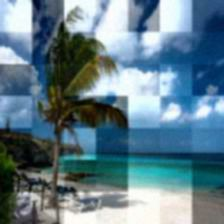
#> input picture data/control_v5/0005.png, 224 x 224 px, given as the content of the folder data/raw, which was not available
$ python build_degradation_control_v5.py
#> lines starting #> are read from the running program, lines starting #| are printed output that depends on the picture; pictures that were not available may be replaced by others from this repository, and a replacement may not be noted
#> in main, raw_bgr is the input picture: shape (224, 224, 3); mean B, G, R 139.6, 126.6, 98.5
### src/attacks/coefficient_attack.py
"""
Targeted coefficient-domain attack.

Perturbs the dominant SVD singular value of each DCT block inside the DWT
LL sub-band -- the exact coefficient DWT_DCT_SVD.embed() modifies to encode
a watermark bit. Image-in/image-out, no watermark awareness (same contract
as distortion.py's apply_distortion): works on any image, watermarked or not.

Unlike distortion.py (pixel-domain: resize/jpeg/noise/blur), this attacks
the embedding domain directly, so it can defeat the watermark without
requiring heavy generic degradation.

CLI: python -m src.attacks.coefficient_attack --input ... --output ...
"""

import argparse
import cv2
import numpy as np
import pywt
from pathlib import Path


def apply_coefficient_attack(
    image: np.ndarray,
    dwt_level: int = 2,
    block_size: int = 8,
    strength: float = 0.15,
) -> np.ndarray:
#> called with dwt_level = 2, block_size = 8, strength = 0.589
    rgb = cv2.cvtColor(image, cv2.COLOR_BGR2RGB).astype(np.float32)
    yuv = cv2.cvtColor(rgb, cv2.COLOR_RGB2YUV)
#> yuv: shape (224, 224, 3) float32; mean of channels 0, 1, 2 119.6, 10.3, -18.1
    y = yuv[:, :, 0]
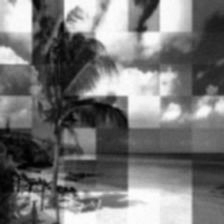
#> y: shape (224, 224) float32; min 0.587, max 254.5, mean 119.6

    coeffs = pywt.wavedec2(y, 'haar', level=dwt_level)
#> coeffs = 3 items
    LL, details = coeffs[0], coeffs[1:]
    h, w = LL.shape
#> h = 56; w = 56
    nb_h, nb_w = h // block_size, w // block_size
#> nb_h = 7; nb_w = 7

    LL_mod = LL.copy()
    for i in range(nb_h):
        for j in range(nb_w):
            r, c = i * block_size, j * block_size
            block = LL_mod[r:r + block_size, c:c + block_size]
            dct_block = cv2.dct(block)
            U, S, Vt = np.linalg.svd(dct_block, full_matrices=False)
            # Random re-perturbation of the exact coefficient the watermark
            # bit lives in -- scrambles the embedded up/down signal without
            # knowing which direction it was pushed.
            S[0] = S[0] * (1 + np.random.uniform(-strength, strength))
            dct_mod = U @ np.diag(S) @ Vt
            LL_mod[r:r + block_size, c:c + block_size] = cv2.idct(dct_mod)
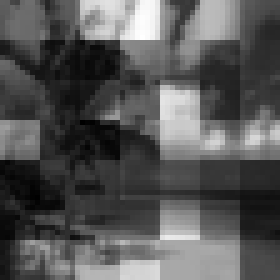
#> LL_mod: shape (56, 56) float32 (shown 5 times larger); min -42.52, max 1535.1, mean 495.2; drawn with min black and max white

    attacked_y = pywt.waverec2([LL_mod] + details, 'haar')
    attacked_y = np.clip(attacked_y[:h * (2 ** dwt_level), :w * (2 ** dwt_level)], 0, 255)
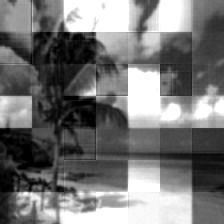
#> attacked_y: shape (224, 224) float32; min 0, max 255, mean 118.7

    yuv_out = yuv.copy()
    yuv_out[:, :, 0] = attacked_y
#> yuv_out: shape (224, 224, 3) float32; mean of channels 0, 1, 2 118.7, 10.3, -18.1
    rgb_out = cv2.cvtColor(yuv_out, cv2.COLOR_YUV2RGB)
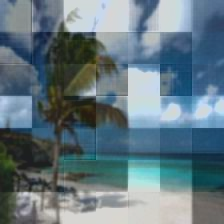
#> rgb_out: shape (224, 224, 3) float32; mean R, G, B 97.5, 125.6, 138.7; drawn with min black and max white
    rgb_out = np.clip(rgb_out, 0, 255).astype(np.uint8)
    return cv2.cvtColor(rgb_out, cv2.COLOR_RGB2BGR)


# [22 lines left out: functions run_attack_pipeline, main, not called in this run]


# [2 lines that do not run on import are left out]

### src/attacks/distortion.py
"""
Distortion attack: JPEG recompression + Gaussian noise + Gaussian blur + resize.
Supports multiple passes for stronger watermark removal.
CLI: python -m src.attacks.distortion --input ... --output ...
"""

import argparse
import cv2
import numpy as np
from pathlib import Path


def apply_distortion(
    image: np.ndarray,
    jpeg_quality: int = 30,
    gaussian_std: float = 15.0,
    blur_kernel: int = 5,
    resize_factor: float = 0.5,
) -> np.ndarray:
#> called with jpeg_quality = 8, gaussian_std = 30.18, blur_kernel = 1, resize_factor = 0.417
    h, w = image.shape[:2]
#> h = 224; w = 224

    # 1. Resize down + up (common real-world distortion)
    if resize_factor < 1.0:
        small = cv2.resize(image, (int(w * resize_factor), int(h * resize_factor)),
                           interpolation=cv2.INTER_AREA)
        image = cv2.resize(small, (w, h), interpolation=cv2.INTER_LINEAR)
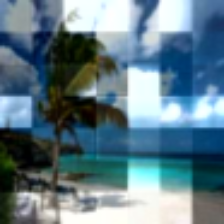
#> image: shape (224, 224, 3); mean B, G, R 136.9, 124.6, 97.6

    # 2. JPEG recompression
    encode_param = [int(cv2.IMWRITE_JPEG_QUALITY), jpeg_quality]
    _, enc = cv2.imencode('.jpg', image, encode_param)
#> enc = 2299 values, max 255 at index 0, min 0 at index 4, mean 107.6
    img = cv2.imdecode(enc, cv2.IMREAD_COLOR)

    # 3. Gaussian noise
    noise = np.random.normal(0, gaussian_std, img.shape).astype(np.float32)
    img = np.clip(img.astype(np.float32) + noise, 0, 255).astype(np.uint8)
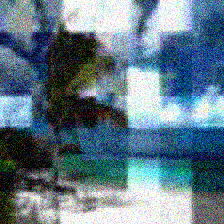
#> img: shape (224, 224, 3); mean B, G, R 137.1, 123, 99

    # 4. Gaussian blur
    if blur_kernel > 1:
        img = cv2.GaussianBlur(img, (blur_kernel, blur_kernel), 0)

    return img


def jpeg_reencode(image: np.ndarray, quality: int) -> np.ndarray:
    _, enc = cv2.imencode('.jpg', image, [int(cv2.IMWRITE_JPEG_QUALITY), quality])
    return cv2.imdecode(enc, cv2.IMREAD_COLOR)


# [35 lines left out: functions run_attack_pipeline, main, not called in this run]


# [2 lines that do not run on import are left out]

### src/watermark/embed.py
"""
DWT-DCT-SVD Watermarking with swappable interface.
CLI: python -m src.watermark.embed --input ... --output ... [--verify ...]
"""

import argparse
import cv2
import numpy as np
import pywt
from abc import ABC, abstractmethod
from pathlib import Path
from typing import Tuple


class WatermarkMethod(ABC):
    @abstractmethod
    def embed(self, image: np.ndarray, watermark: np.ndarray, alpha: float) -> np.ndarray:
        pass

    @abstractmethod
    def extract(self, watermarked: np.ndarray, original: np.ndarray, alpha: float) -> np.ndarray:
        pass

    # [4 lines left out: function verify, not called in this run]


class DWT_DCT_SVD(WatermarkMethod):
    # [4 lines left out: function __init__, not called in this run]

    def _dwt2(self, img: np.ndarray) -> Tuple[np.ndarray, list]:
        coeffs = pywt.wavedec2(img, self.wavelet, level=self.dwt_level)
        return coeffs[0], coeffs[1:]

    def _idwt2(self, LL: np.ndarray, details: list) -> np.ndarray:
        return pywt.waverec2([LL] + details, self.wavelet)

    # [64 lines left out: functions embed, extract, verify, not called in this run]


def generate_watermark(shape: Tuple[int, int], seed: int = 42) -> np.ndarray:
    np.random.seed(seed)
    return (np.random.rand(*shape) > 0.5).astype(np.float32)


def jpeg_reencode(image: np.ndarray, quality: int) -> np.ndarray:
#> called with quality = 80
    _, enc = cv2.imencode('.jpg', image, [int(cv2.IMWRITE_JPEG_QUALITY), quality])
    return cv2.imdecode(enc, cv2.IMREAD_COLOR)
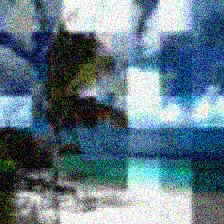
#> returned value: shape (224, 224, 3); mean B, G, R 136.9, 122.9, 99.3


# [78 lines left out: functions run_watermark_pipeline, verify_watermarks, main, not called in this run]


# [2 lines that do not run on import are left out]

### scripts/build_degradation_control_v5.py
"""
Task 1 control, v5: RNG-replay of build_verified_dataset_v5.py's exact
per-image draw sequence, applied to the raw (never watermarked) image.
Same coeff/generic attack severity per filename as its
watermarked_v5/removed_v5 counterpart -- watermark presence is the only
difference.

CLI: python scripts/build_degradation_control_v5.py --raw data/raw --out data/control_v5
"""

import argparse
import random
import cv2
import numpy as np
from pathlib import Path

from src.watermark.embed import generate_watermark, jpeg_reencode
from src.attacks.distortion import apply_distortion
from src.attacks.coefficient_attack import apply_coefficient_attack


def main():
    parser = argparse.ArgumentParser()
    parser.add_argument("--raw", type=Path, default=Path("data/raw"))
    parser.add_argument("--out", type=Path, default=Path("data/control_v5"))
    parser.add_argument("--img-size", type=int, default=224)
    parser.add_argument("--alpha", type=float, default=0.15)
    parser.add_argument("--block-size", type=int, default=8)
    parser.add_argument("--dwt-level", type=int, default=2)
    parser.add_argument("--seed", type=int, default=42)
    parser.add_argument("--save-quality", type=int, default=80)
    parser.add_argument("--coeff-strength-max", type=float, default=0.8)
    args = parser.parse_args()

    random.seed(args.seed)
    np.random.seed(args.seed)

    wm_shape = (args.img_size // (2 ** args.dwt_level) // args.block_size,) * 2
    generate_watermark(wm_shape, args.seed)

    args.out.mkdir(parents=True, exist_ok=True)

    n_saved = 0
    for img_path in sorted(args.raw.glob("*.png")):
        raw_bgr = cv2.imread(str(img_path))
        if raw_bgr is None:
            continue
        raw_bgr = cv2.resize(raw_bgr, (args.img_size, args.img_size), interpolation=cv2.INTER_AREA)

        num_passes = random.choice([0, 1, 1, 2, 2, 3, 4, 5])
        jpeg_quality = random.randint(5, 90)
        gaussian_std = random.uniform(2, 40)
        blur_kernel = random.choice([1, 1, 3, 5, 7, 9])
        resize_factor = random.uniform(0.25, 1.0)
        coeff_strength = random.uniform(0.0, args.coeff_strength_max)

        attacked = apply_coefficient_attack(raw_bgr, args.dwt_level, args.block_size, coeff_strength)
        for _ in range(num_passes):
            attacked = apply_distortion(attacked, jpeg_quality, gaussian_std, blur_kernel, resize_factor)
        attacked = jpeg_reencode(attacked, args.save_quality)

        cv2.imwrite(str(args.out / img_path.name), attacked)
        n_saved += 1

    print(f"Control images saved: {n_saved}")


if __name__ == "__main__":
    main()

$ run again, on data/control_v5/0076.png
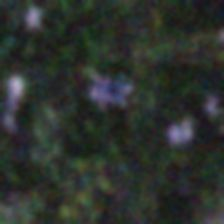
#> input picture data/control_v5/0076.png, 224 x 224 px, given as the content of the folder data/raw, which was not available
#> in main, raw_bgr is the input picture: shape (224, 224, 3); mean B, G, R 44.7, 49.3, 44.2
#> yuv: shape (224, 224, 3) float32; mean of channels 0, 1, 2 47.3, -0.7, -2.2
#> coeffs = 3 items
#> yuv_out: shape (224, 224, 3) float32; mean of channels 0, 1, 2 47.8, -0.7, -2.2
#> in apply_distortion, `small = cv2.resize(image, (int(w * resize_factor), int(h * resize_fact..`:
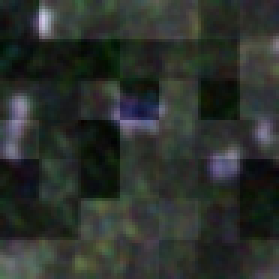
#> small: shape (93, 93, 3) (shown 3 times larger); mean B, G, R 44.8, 49.4, 44.3
#> enc = 1682 values, max 255 at index 0, min 0 at index 4, mean 98.28
#> in jpeg_reencode, `return cv2.imdecode(enc, cv2.IMREAD_COLOR)`:
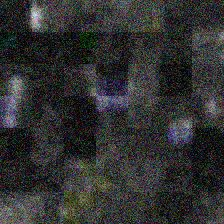
#> returned value: shape (224, 224, 3); mean B, G, R 48.9, 49, 48.5

$ run again, on data/control_v5/0082.png
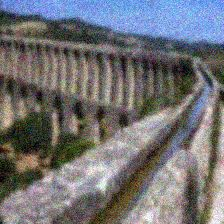
#> input picture data/control_v5/0082.png, 224 x 224 px, given as the content of the folder data/raw, which was not available
#> in main, raw_bgr is the input picture: shape (224, 224, 3); mean B, G, R 117.2, 113.9, 113.7
#> yuv: shape (224, 224, 3) float32; mean of channels 0, 1, 2 114.2, 2, 0.1
#> coeffs = 3 items
#> yuv_out: shape (224, 224, 3) float32; mean of channels 0, 1, 2 119.4, 2, 0.1
#> in apply_distortion, `image = cv2.resize(small, (w, h), interpolation=cv2.INTER_LINEAR)`:
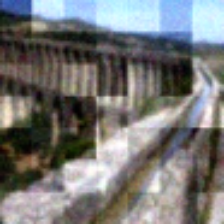
#> image: shape (224, 224, 3); mean B, G, R 117.8, 118.4, 118.3
#> enc = 2392 values, max 255 at index 0, min 0 at index 4, mean 107.1
#> in jpeg_reencode, `return cv2.imdecode(enc, cv2.IMREAD_COLOR)`:
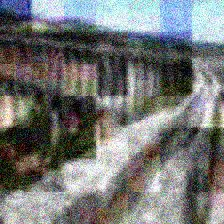
#> returned value: shape (224, 224, 3); mean B, G, R 117.5, 118.7, 116.6
